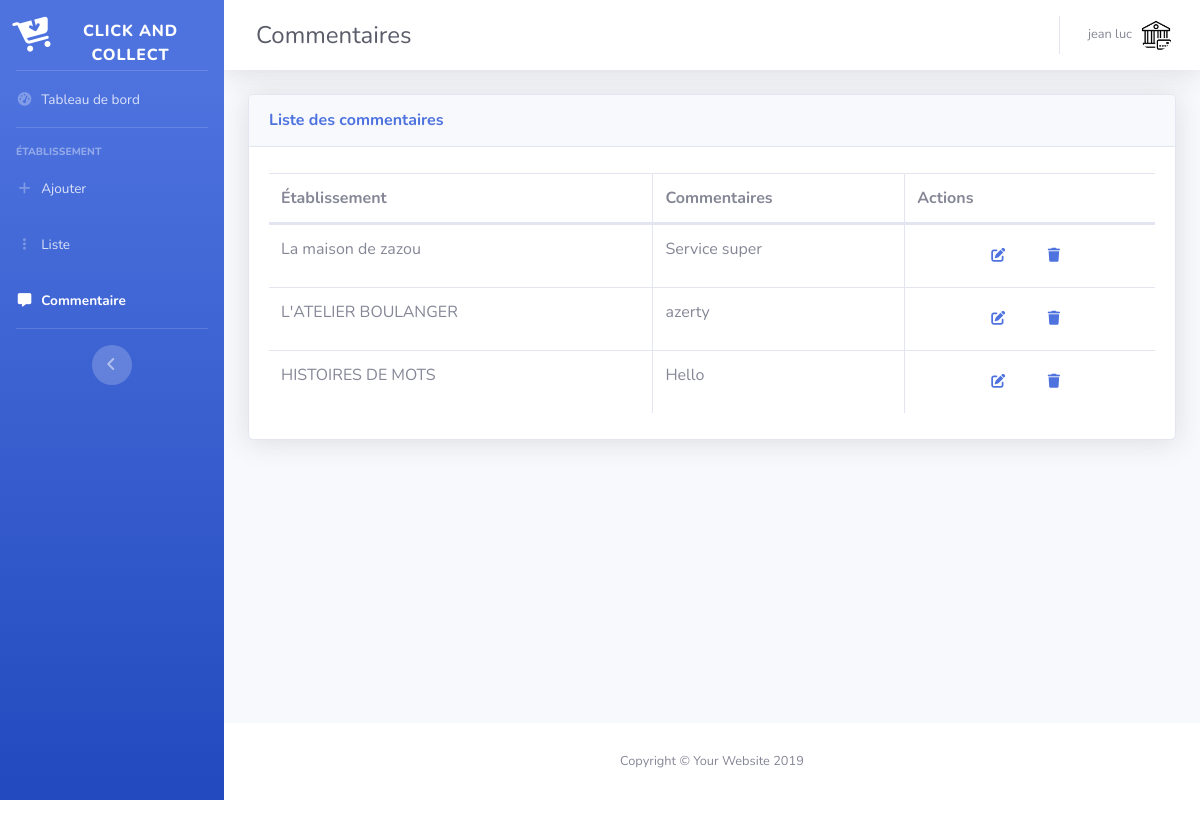
The app's page /admin/comment_marchand.php (signed in) with its own data.
### tables this page shows
CREATE TABLE `utilisateur` (
  `nom` varchar(42) NOT NULL,
  `prenom` varchar(42) NOT NULL,
  `login` varchar(42) NOT NULL,
  `mdp` varchar(42) NOT NULL,
  `id_acces` int(11) NOT NULL
);

CREATE TABLE `commentaire` (
  `id_comments` int(11) NOT NULL,
  `id_eta` int(11) DEFAULT NULL,
  `texte` text DEFAULT NULL
);

CREATE TABLE `etablissement` (
  `id_eta` int(11) NOT NULL,
  `nom_eta` varchar(42) DEFAULT NULL,
  `photo` varchar(42) DEFAULT NULL,
  `adresse` varchar(42) DEFAULT NULL,
  `numero` varchar(20) DEFAULT NULL,
  `email` varchar(42) DEFAULT NULL,
  `description` text DEFAULT NULL,
  `login` varchar(42) DEFAULT NULL,
  `id_cat` int(11) DEFAULT NULL,
  `lien` varchar(300) DEFAULT NULL
);

### admin/comment_marchand.php (the view, shortened to what this page needs)
<?php
    $db = Database::connect();
    $recup = $db-> prepare("SELECT * FROM utilisateur WHERE login=?");
    $recup->execute(array($_SESSION['use']));
    $affiche = $recup->fetch();
    if (isset($_SESSION['CONNECT']) AND $_SESSION['CONNECT']=='OK'){
?>
<!DOCTYPE html>
<html lang="fr">
<head>
    <link href="vendor/fontawesome-free/css/all.min.css" rel="stylesheet" type="text/css">
    <link href="css/sb-admin-2.min.css" rel="stylesheet">
    <link href="vendor/datatables/dataTables.bootstrap4.min.css" rel="stylesheet">
</head>
<body id="page-top">
    <div id="wrapper">
        <ul class="navbar-nav bg-gradient-primary sidebar sidebar-dark accordion" id="accordionSidebar">
            <a class="sidebar-brand d-flex align-items-center justify-content-center" href="index.php">
                <div class="sidebar-brand-icon rotate-n-15">
                    <i class="fas fa-cart-arrow-down"></i>
                </div>
                <div class="sidebar-brand-text mt-3">Click And Collect </div>
            </a>
            <hr class="sidebar-divider my-0">
            <li class="nav-item">
                <a class="nav-link" href="index_marchand.php">
                    <i class="fas fa-fw fa-tachometer-alt"></i>
                    <span>Tableau de bord</span></a>
            </li>
            <hr class="sidebar-divider">
            <div class="sidebar-heading">
                Établissement
            </div>
            <li class="nav-item">
                <a class="nav-link" href="ajout_marchand.php">
                    <i class="fas fa-fw fa-plus"></i>
                    <span>Ajouter</span></a>
            </li>
            <li class="nav-item">
                <a class="nav-link" href="list_marchand.php">
                    <i class="fas fa-fw fa-ellipsis-v"></i>
                    <span>Liste</span></a>
            </li>
            <li class="nav-item active">
                <a class="nav-link" href="comment_marchand.php">
                    <i class="fas fa-fw far fa-comment-alt"></i>
                    <span>Commentaire</span></a>
            </li>
            <hr class="sidebar-divider d-none d-md-block">
            <div class="text-center d-none d-md-inline">
                <button class="rounded-circle border-0" id="sidebarToggle"></button>
            </div>
        </ul>
        <div id="content-wrapper" class="d-flex flex-column">
            <div id="content">
                <nav class="navbar navbar-expand navbar-light bg-white topbar mb-4 static-top shadow">
                    <form class="d-none d-sm-inline-block form-inline mr-auto ml-md-3 my-2 my-md-0 mw-100 navbar-search">
                        <div class="input-group">
                            <div class="d-sm-flex align-items-center justify-content-between mb-4">
                                <h1 class="h4 mb-0 text-gray-800 mt-4">Commentaires</h1>
                            </div>
                        </div>
                    </form>
                    <ul class="navbar-nav ml-auto">
                        <li class="nav-item dropdown no-arrow">
                            <a class="nav-link dropdown-toggle" href="#" id="userDropdown" role="button" data-toggle="dropdown" aria-haspopup="true" aria-expanded="false">
                                <span class="mr-2 d-none d-lg-inline text-gray-600 small"><?= $affiche['nom'].' '.$affiche['prenom']; ?></span>
                                <img class="img-profile rounded-circle" src="img/marchand.jpg">
                            </a>
                        </li>
                    </ul>
                </nav>
                <div class="container-fluid">
                    <div class="card shadow mb-4">
                        <div class="card-header py-3">
                            <h6 class="m-0 font-weight-bold text-primary">Liste des commentaires</h6>
                        </div>
                        <div class="card-body">
                            <div class="table-responsive">
                                <table class="table table-bordered" id="dataTable" width="100%" cellspacing="0">
                                    <thead>
                                        <tr>
                                            <th>Établissement</th>
                                            <th>Commentaires</th>
                                            <th>Actions</th>
                                        </tr>
                                    </thead>
                                    <tbody>
                                    <?php
                                        try
                                        {
                                            $bdd = new PDO('mysql:host=localhost;dbname=clickandcollect', 'root', '');
                                        }
                                        catch(Exception $e)
                                        {
                                            die('Erreur : '.$e->getMessage());
                                        }
                                        $reponse = $bdd->query('SELECT nom_eta,texte FROM commentaire inner join etablissement ON commentaire.id_eta=etablissement.id_eta');
                                        ?>
                                        <?php
                                        while($donnees = $reponse->fetch()){
                                        ?>
                                        <tr>
                                            <td><?php echo $donnees['nom_eta'];?></td>
                                            <td><?php echo $donnees['texte'];?></td>
                                            <td class="text-center">
                                                <button class="btn btn-link" data-toggle="modal" data-target="#inlineForm"><i class="fas fa-edit fa-sm fa-fw mr-2 fa-2x"></i></button>
                                                <button class="btn btn-link" data-toggle="modal" data-toggle="modal" data-target="#warning"><a href="traitement_delete_cmts.php?msg=<?php echo $donnees['texte']; ?>"><i class="fas fa-trash fa-sm fa-fw mr-2 fa-2x"></i></a></button>
                                            </td>
                                        </tr>
                                        <?php
                                            }
                                        ?>
                                    </tbody>
                                </table>
                            </div>
                        </div>
                    </div>
                </div>
            </div>
            <footer class="sticky-footer bg-white">
                <div class="container my-auto">
                    <div class="copyright text-center my-auto">
                        <span>Copyright &copy; Your Website 2019</span>
                    </div>
                </div>
            </footer>
        </div>
    </div>
</body>
</html>
<?php
    }
    else
    {
        header("location:login.php");
    }
?>

### records on screen
utilisateur: nom "jean", prenom "luc"
commentaire: id_eta.nom_eta "La maison de zazou", texte "Service super"
commentaire: id_eta.nom_eta "L'ATELIER BOULANGER", texte "azerty"
commentaire: id_eta.nom_eta "HISTOIRES DE MOTS", texte "Hello"
